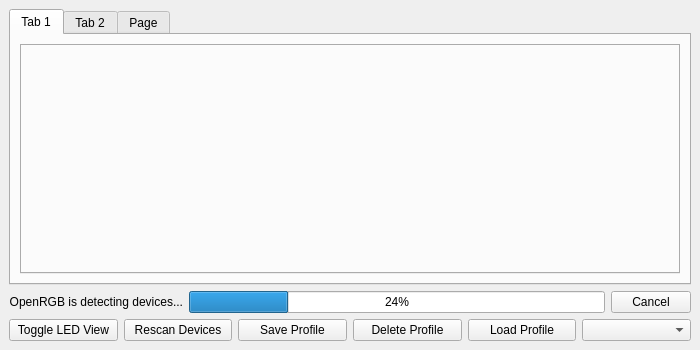
<?xml version="1.0" encoding="UTF-8"?>
<ui version="4.0">
 <class>MainWindow</class>
 <widget class="QMainWindow" name="MainWindow">
  <property name="geometry">
   <rect>
    <x>0</x>
    <y>0</y>
    <width>700</width>
    <height>350</height>
   </rect>
  </property>
  <property name="windowTitle">
   <string>MainWindow</string>
  </property>
  <widget class="QWidget" name="centralwidget">
   <layout class="QGridLayout" name="gridLayout_4">
    <item row="0" column="0">
     <widget class="QTabWidget" name="MainTabBar">
      <property name="currentIndex">
       <number>0</number>
      </property>
      <widget class="QWidget" name="Device">
       <attribute name="title">
        <string>Tab 1</string>
       </attribute>
       <layout class="QGridLayout" name="gridLayout">
        <item row="0" column="0">
         <widget class="QTabWidget" name="DevicesTabBar">
          <property name="tabPosition">
           <enum>QTabWidget::West</enum>
          </property>
         </widget>
        </item>
       </layout>
      </widget>
      <widget class="QWidget" name="Information">
       <attribute name="title">
        <string>Tab 2</string>
       </attribute>
       <layout class="QGridLayout" name="gridLayout_2">
        <item row="0" column="0">
         <widget class="QTabWidget" name="InformationTabBar">
          <property name="tabPosition">
           <enum>QTabWidget::West</enum>
          </property>
          <property name="currentIndex">
           <number>-1</number>
          </property>
         </widget>
        </item>
       </layout>
      </widget>
      <widget class="QWidget" name="Settings">
       <attribute name="title">
        <string>Page</string>
       </attribute>
       <layout class="QGridLayout" name="gridLayout_3">
        <item row="0" column="0">
         <widget class="QTabWidget" name="SettingsTabBar">
          <property name="tabPosition">
           <enum>QTabWidget::West</enum>
          </property>
          <property name="currentIndex">
           <number>-1</number>
          </property>
         </widget>
        </item>
       </layout>
      </widget>
     </widget>
    </item>
    <item row="1" column="0">
     <layout class="QHBoxLayout" name="DetectorLayout">
      <item>
       <widget class="QLabel" name="DetectionProgressLabel">
        <property name="text">
         <string>OpenRGB is detecting devices...</string>
        </property>
        <property name="alignment">
         <set>Qt::AlignRight|Qt::AlignTrailing|Qt::AlignVCenter</set>
        </property>
       </widget>
      </item>
      <item>
       <widget class="QProgressBar" name="DetectionProgressBar">
        <property name="value">
         <number>24</number>
        </property>
       </widget>
      </item>
      <item>
       <widget class="QPushButton" name="ButtonStopDetection">
        <property name="text">
         <string>Cancel</string>
        </property>
       </widget>
      </item>
     </layout>
    </item>
    <item row="2" column="0">
     <layout class="QHBoxLayout" name="MainButtonLayout">
      <item>
       <widget class="QPushButton" name="ButtonToggleDeviceView">
        <property name="text">
         <string>Toggle LED View</string>
        </property>
       </widget>
      </item>
      <item>
       <widget class="QPushButton" name="ButtonRescan">
        <property name="text">
         <string>Rescan Devices</string>
        </property>
       </widget>
      </item>
      <item>
       <widget class="QPushButton" name="ButtonSaveProfile">
        <property name="text">
         <string>Save Profile</string>
        </property>
       </widget>
      </item>
      <item>
       <widget class="QPushButton" name="ButtonDeleteProfile">
        <property name="text">
         <string>Delete Profile</string>
        </property>
       </widget>
      </item>
      <item>
       <widget class="QPushButton" name="ButtonLoadProfile">
        <property name="text">
         <string>Load Profile</string>
        </property>
       </widget>
      </item>
      <item>
       <widget class="QComboBox" name="ProfileBox"/>
      </item>
     </layout>
    </item>
   </layout>
  </widget>
 </widget>
 <resources/>
 <connections/>
</ui>
